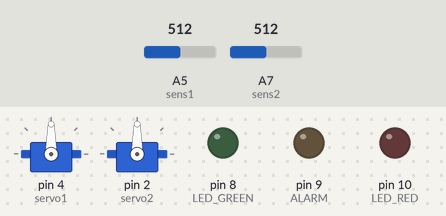
Recording of a sketch running on a simulated Arduino Nano, built with avr-gcc and run on an emulated ATmega328P. Parts: 2 × servo, output pins drawn as LEDs (lit = HIGH). The test bench sets the inputs (shaded band); at power-on: A5 (sens1) = 512, A7 (sens2) = 512.

Above: at 1.2 s.
1.3 s: A5 (sens1) set to 110
2.8 s: A5 (sens1) set to 91
At 3.6 s:
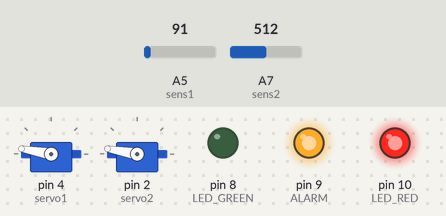
4.3 s: A7 (sens2) set to 105
7.3 s: A7 (sens2) set to 90
At 8.3 s:
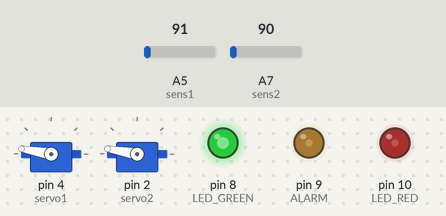
10.3 s: A7 (sens2) set to 110
At 10.7 s:
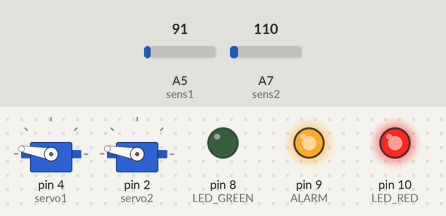
11.8 s: A7 (sens2) set to 0
At 12.8 s:
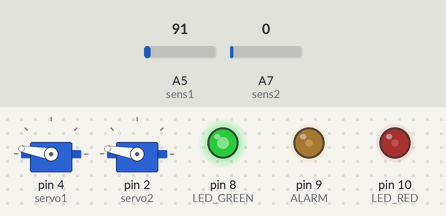
Timing chart, 0 to 62.3 s (numbered marks = the images above; inputs shaded):
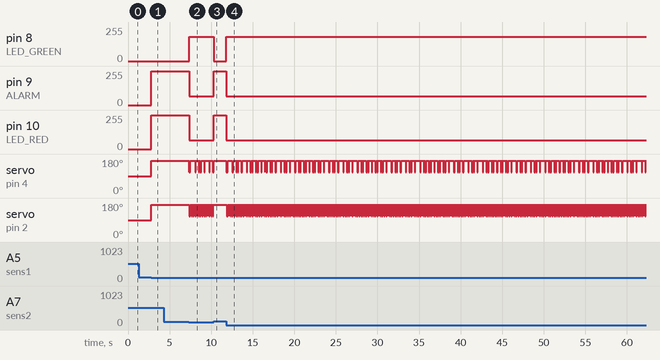

Measured:
- the behaviour switches between 100 and 99 on A5 (sens1) (found by bisection; images 0 and 1)
- the behaviour switches between 100 and 99 on A7 (sens2) (found by bisection; images 1 and 2)
- after the input at 1.3 s, every drawn part: stays the same
- after the input at 2.8 s, pin 9 (ALARM), pin 10 (LED_RED): 0/255 → 255/255 at once; servo on pin 4 (servo1), servo on pin 2 (servo2): 90° → 170° at once
- after the input at 4.3 s, every drawn part: stays the same
- after the input at 7.3 s, pin 8 (LED_GREEN): 0/255 → 183/255 at once; pin 9 (ALARM), pin 10 (LED_RED): 255/255 → 66/255 at once; servo on pin 2 (servo2): 170° → 110° after 0.08 s, then repeats every 0.22 s: 170° 0.18 s, 110° 0.04 s
- after the input at 10.3 s, pin 8 (LED_GREEN): 183/255 → 0/255 at once; pin 9 (ALARM), pin 10 (LED_RED): 66/255 → 255/255 at once; servo on pin 4 (servo1): goes on until 10.3 s, then stays 170°; servo on pin 2 (servo2): stops changing and stays 170°
- after the input at 11.8 s, pin 8 (LED_GREEN): 0/255 → 183/255 at once; pin 9 (ALARM): 255/255 → 66/255 at once

The sketch:

Automatic_Railway_Gate.ino
```cpp
#include <Servo.h>

#define servo1 4
#define servo2 2


/*===========================================================================================================
                                 PROJECT: AUTOMATIC RAILWAY GATE CONTROL SYSTEM
  -----------------------------------------------------------------------------------------------------------
       Hardware:
                        Component                               Quantity
                 Arduino Nano Microcontroller                       1
                 IR proximity sensors                               2
                 Servo motors  SG-90                                2
                 LEDs (GREEN and RED)                               2
                 Buzzor                                             1
 -----------------------------------------------------------------------------------------------------------
      Desription:
                 Aim of the project is to control the railway gates automatically without man presence
                 IR sensors mounted at differnt places detect the train and pass information to microcontroller
                 then the gates are operated accordingly using servo motors. Buzzor,LEDs is used to give caution
 ------------------------------------------------------------------------------------------------------------

      Circuit:
                                    ------------------
                         (D2)servo2-|-5              |
                         (D4)servo1-|-7              |
                                    |             26-|-(A7) IRsensor2
                                    |             24-|-(A5) IRsensor1
                      (D8)LED GREEN-|-11             |
                      (D9)BUZZOR ---|-12             |
                      (D10)LED RED--|-13             |
                                    ------------------

 -------------------------------------------------------------------------------------------------------------
      Author: Kiran Thallapally                                               Last Modified: 27-03-2018 13:42
 ================================================================================================================ */

int sens1=A5;
int sens2=A7;
int LED_RED=10;
int LED_GREEN=8;
int ALARM=9;

Servo gate1;
Servo gate2;
int pos=0;

//   boolen variables to check status of gates  //
boolean clos=0;
boolean opn=0;


void setup() {

 // Serial.begin(9600);
  gate1.attach(servo1);
  gate2.attach(servo2);
  pinMode(LED_RED, OUTPUT);
  pinMode(LED_GREEN, OUTPUT);
  pinMode(ALARM, OUTPUT);
}

void loop() {

  A:
   int sens1_val=analogRead(sens1);
  // Serial.println(sens1_val);
   if(sens1_val<100 && clos!=1){
    clos=1;
    opn=0;
    gate1.write(170);
    gate2.write(170);
    digitalWrite(LED_GREEN,LOW);
    digitalWrite(LED_RED,HIGH);
    digitalWrite(ALARM,HIGH);
   goto B;
   }
   B:
    int sens2_val=analogRead(sens2);
  //  Serial.println(sens2_val);
    if(sens2_val<100 && opn!=1){
     digitalWrite(LED_RED,LOW);
     digitalWrite(ALARM,LOW);
     digitalWrite(LED_GREEN,HIGH);
     opn=1;
     clos=0;
     gate1.write(110);
     gate2.write(110);
     goto A;
    }
   /*else
   {
     gate1.write(0);
     gate2.write(0);
   }*/
}
```
